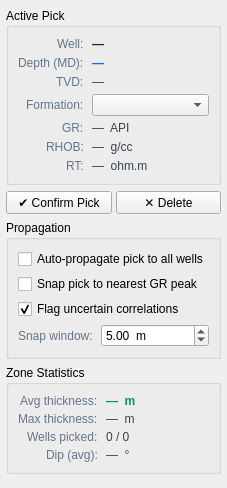
          <widget class="QWidget" name="tabCorrelation">
           <attribute name="title"><string>Correlation</string></attribute>
           <layout class="QVBoxLayout" name="correlTabLayout">
            <property name="spacing"><number>6</number></property>
            <property name="leftMargin"><number>6</number></property>
            <property name="topMargin"><number>8</number></property>
            <property name="rightMargin"><number>6</number></property>
            <property name="bottomMargin"><number>6</number></property>

            <!-- Current pick info -->
            <item>
             <widget class="QGroupBox" name="grpCurrentPick">
              <property name="title"><string>Active Pick</string></property>
              <layout class="QFormLayout" name="activePickLayout">
               <property name="labelAlignment"><set>Qt::AlignRight|Qt::AlignVCenter</set></property>
               <property name="horizontalSpacing"><number>8</number></property>
               <property name="verticalSpacing"><number>5</number></property>
               <item row="0" column="0">
                <widget class="QLabel">
                 <property name="text"><string>Well:</string></property>
                 <property name="styleSheet"><string>color:#64748B;</string></property>
                </widget>
               </item>
               <item row="0" column="1">
                <widget class="QLabel" name="lblPickedWell">
                 <property name="text"><string>—</string></property>
                 <property name="styleSheet"><string>font-weight:600; color:#1E293B;</string></property>
                </widget>
               </item>
               <item row="1" column="0">
                <widget class="QLabel">
                 <property name="text"><string>Depth (MD):</string></property>
                 <property name="styleSheet"><string>color:#64748B;</string></property>
                </widget>
               </item>
               <item row="1" column="1">
                <widget class="QLabel" name="lblPickedMD">
                 <property name="text"><string>—</string></property>
                 <property name="styleSheet"><string>font-weight:600; color:#2563EB;</string></property>
                </widget>
               </item>
               <item row="2" column="0">
                <widget class="QLabel">
                 <property name="text"><string>TVD:</string></property>
                 <property name="styleSheet"><string>color:#64748B;</string></property>
                </widget>
               </item>
               <item row="2" column="1">
                <widget class="QLabel" name="lblPickedTVD">
                 <property name="text"><string>—</string></property>
                 <property name="styleSheet"><string>color:#374151;</string></property>
                </widget>
               </item>
               <item row="3" column="0">
                <widget class="QLabel">
                 <property name="text"><string>Formation:</string></property>
                 <property name="styleSheet"><string>color:#64748B;</string></property>
                </widget>
               </item>
               <item row="3" column="1">
                <widget class="QComboBox" name="cmbPickFormation">
                 <property name="toolTip"><string>Assign this pick to a formation zone</string></property>
                </widget>
               </item>
               <item row="4" column="0">
                <widget class="QLabel">
                 <property name="text"><string>GR:</string></property>
                 <property name="styleSheet"><string>color:#64748B;</string></property>
                </widget>
               </item>
               <item row="4" column="1">
                <widget class="QLabel" name="lblPickedGR">
                 <property name="text"><string>—  API</string></property>
                 <property name="styleSheet"><string>color:#374151;</string></property>
                </widget>
               </item>
               <item row="5" column="0">
                <widget class="QLabel">
                 <property name="text"><string>RHOB:</string></property>
                 <property name="styleSheet"><string>color:#64748B;</string></property>
                </widget>
               </item>
               <item row="5" column="1">
                <widget class="QLabel" name="lblPickedRHOB">
                 <property name="text"><string>—  g/cc</string></property>
                 <property name="styleSheet"><string>color:#374151;</string></property>
                </widget>
               </item>
               <item row="6" column="0">
                <widget class="QLabel">
                 <property name="text"><string>RT:</string></property>
                 <property name="styleSheet"><string>color:#64748B;</string></property>
                </widget>
               </item>
               <item row="6" column="1">
                <widget class="QLabel" name="lblPickedRT">
                 <property name="text"><string>—  ohm.m</string></property>
                 <property name="styleSheet"><string>color:#374151;</string></property>
                </widget>
               </item>
              </layout>
             </widget>
            </item>

            <!-- Pick actions -->
            <item>
             <layout class="QHBoxLayout" name="pickActionsLayout">
              <property name="spacing"><number>4</number></property>
              <item>
               <widget class="QPushButton" name="btnConfirmPick">
                <property name="text"><string>✔ Confirm Pick</string></property>
                <property name="toolTip"><string>Accept and save the current pick</string></property>
               </widget>
              </item>
              <item>
               <widget class="QPushButton" name="btnDeletePick">
                <property name="text"><string>✕ Delete</string></property>
                <property name="toolTip"><string>Delete the nearest pick</string></property>
               </widget>
              </item>
             </layout>
            </item>

            <!-- Correlation propagation group -->
            <item>
             <widget class="QGroupBox" name="grpPropagate">
              <property name="title"><string>Propagation</string></property>
              <layout class="QVBoxLayout" name="propagateLayout">
               <property name="spacing"><number>5</number></property>
               <item>
                <widget class="QCheckBox" name="chkAutoPropagate">
                 <property name="text"><string>Auto-propagate pick to all wells</string></property>
                 <property name="checked"><bool>false</bool></property>
                </widget>
               </item>
               <item>
                <widget class="QCheckBox" name="chkSnapToLog">
                 <property name="text"><string>Snap pick to nearest GR peak</string></property>
                 <property name="checked"><bool>false</bool></property>
                </widget>
               </item>
               <item>
                <widget class="QCheckBox" name="chkInterpolateUncertain">
                 <property name="text"><string>Flag uncertain correlations</string></property>
                 <property name="checked"><bool>true</bool></property>
                </widget>
               </item>
               <item>
                <layout class="QFormLayout" name="snapWindowLayout">
                 <property name="labelAlignment"><set>Qt::AlignRight|Qt::AlignVCenter</set></property>
                 <property name="horizontalSpacing"><number>8</number></property>
                 <property name="verticalSpacing"><number>4</number></property>
                 <item row="0" column="0">
                  <widget class="QLabel">
                   <property name="text"><string>Snap window:</string></property>
                   <property name="styleSheet"><string>color:#64748B;</string></property>
                  </widget>
                 </item>
                 <item row="0" column="1">
                  <widget class="QDoubleSpinBox" name="dspinSnapWindow">
                   <property name="minimum"><double>0.5</double></property>
                   <property name="maximum"><double>50.0</double></property>
                   <property name="value"><double>5.0</double></property>
                   <property name="suffix"><string>  m</string></property>
                  </widget>
                 </item>
                </layout>
               </item>
              </layout>
             </widget>
            </item>

            <!-- Statistics group -->
            <item>
             <widget class="QGroupBox" name="grpCorrStats">
              <property name="title"><string>Zone Statistics</string></property>
              <layout class="QFormLayout" name="corrStatsLayout">
               <property name="labelAlignment"><set>Qt::AlignRight|Qt::AlignVCenter</set></property>
               <property name="horizontalSpacing"><number>8</number></property>
               <property name="verticalSpacing"><number>4</number></property>
               <item row="0" column="0">
                <widget class="QLabel">
                 <property name="text"><string>Avg thickness:</string></property>
                 <property name="styleSheet"><string>color:#64748B;</string></property>
                </widget>
               </item>
               <item row="0" column="1">
                <widget class="QLabel" name="lblStatAvgThick">
                 <property name="text"><string>—  m</string></property>
                 <property name="styleSheet"><string>font-weight:600; color:#059669;</string></property>
                </widget>
               </item>
               <item row="1" column="0">
                <widget class="QLabel">
                 <property name="text"><string>Max thickness:</string></property>
                 <property name="styleSheet"><string>color:#64748B;</string></property>
                </widget>
               </item>
               <item row="1" column="1">
                <widget class="QLabel" name="lblStatMaxThick">
                 <property name="text"><string>—  m</string></property>
                 <property name="styleSheet"><string>color:#374151;</string></property>
                </widget>
               </item>
               <item row="2" column="0">
                <widget class="QLabel">
                 <property name="text"><string>Wells picked:</string></property>
                 <property name="styleSheet"><string>color:#64748B;</string></property>
                </widget>
               </item>
               <item row="2" column="1">
                <widget class="QLabel" name="lblStatWellsPicked">
                 <property name="text"><string>0 / 0</string></property>
                 <property name="styleSheet"><string>color:#374151;</string></property>
                </widget>
               </item>
               <item row="3" column="0">
                <widget class="QLabel">
                 <property name="text"><string>Dip (avg):</string></property>
                 <property name="styleSheet"><string>color:#64748B;</string></property>
                </widget>
               </item>
               <item row="3" column="1">
                <widget class="QLabel" name="lblStatDip">
                 <property name="text"><string>—  °</string></property>
                 <property name="styleSheet"><string>color:#374151;</string></property>
                </widget>
               </item>
              </layout>
             </widget>
            </item>

            <!-- Stretch -->
            <item>
             <spacer>
              <property name="orientation"><enum>Qt::Vertical</enum></property>
              <property name="sizeHint"><size><width>1</width><height>8</height></size></property>
             </spacer>
            </item>

           </layout>
          </widget>
